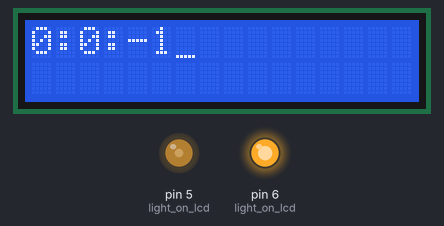
The sketch below on a simulated Arduino Uno, built with avr-gcc and run on an emulated ATmega328P. Parts: 16×2 character LCD, output pins drawn as LEDs (lit = HIGH).

Above: at 0.1 s.
At 4.1 s:
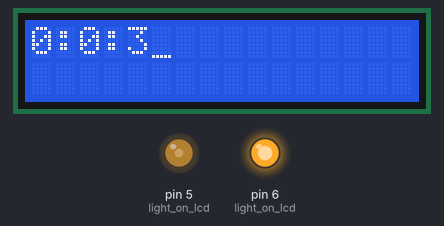
At 9.1 s:
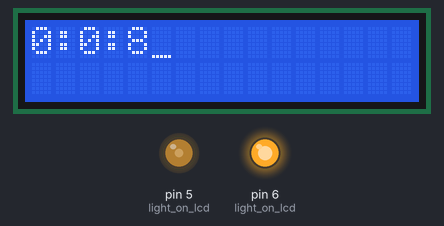
At 19.2 s:
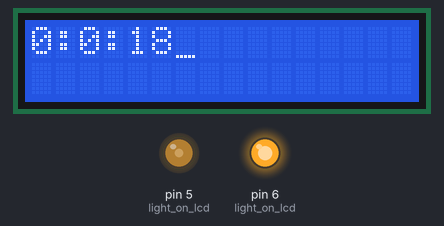
At 28.2 s:
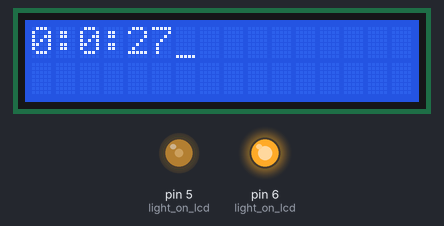
At 38.2 s:
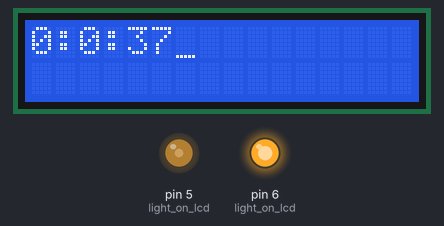

The sketch:

Chrono.ino
```cpp
#include <LiquidCrystal.h>
LiquidCrystal lcd(7, 8, 9, 10, 11, 12);

int heures = 0;
int minutes = 0;
int secondes = -1;
void setup(){
  turn_on_lcd();
  lcd.cursor();
}

void loop(){
  if(secondes==60){
    secondes=0;
    minutes++;
  }
  if(minutes==60){
    minutes=0;
    heures++;
  }
  lcd.clear();
  lcd.print(String(heures)+':'+String(minutes)+':'+String(secondes++));
  delay(1000);
}
```

lcd_gestion.ino
```cpp
void turn_on_lcd(){
  lcd.begin(16,2);
  light_on_lcd();
}

void light_on_lcd(){
  pinMode(6,OUTPUT);
  analogWrite(6,255);
  pinMode(5,OUTPUT);
  analogWrite(5,90);
}
```

Measured:
- what the display in image 1 shows lasts 1.0 s, from 4.1 s to 5.1 s
